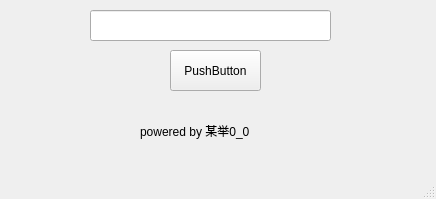
<?xml version="1.0" encoding="UTF-8"?>
<ui version="4.0">
 <class>MainWindow</class>
 <widget class="QMainWindow" name="MainWindow">
  <property name="geometry">
   <rect>
    <x>0</x>
    <y>0</y>
    <width>436</width>
    <height>199</height>
   </rect>
  </property>
  <property name="windowTitle">
   <string>MainWindow</string>
  </property>
  <widget class="QWidget" name="centralwidget">
   <widget class="QPushButton" name="pushButton">
    <property name="geometry">
     <rect>
      <x>170</x>
      <y>50</y>
      <width>91</width>
      <height>41</height>
     </rect>
    </property>
    <property name="text">
     <string>PushButton</string>
    </property>
   </widget>
   <widget class="QLineEdit" name="lineEdit">
    <property name="geometry">
     <rect>
      <x>90</x>
      <y>10</y>
      <width>241</width>
      <height>31</height>
     </rect>
    </property>
    <property name="text">
     <string/>
    </property>
   </widget>
   <widget class="QLabel" name="label">
    <property name="geometry">
     <rect>
      <x>140</x>
      <y>110</y>
      <width>151</width>
      <height>41</height>
     </rect>
    </property>
    <property name="text">
     <string>powered by 某举0_0</string>
    </property>
   </widget>
  </widget>
  <widget class="QMenuBar" name="menubar">
   <property name="geometry">
    <rect>
     <x>0</x>
     <y>0</y>
     <width>436</width>
     <height>26</height>
    </rect>
   </property>
  </widget>
  <widget class="QStatusBar" name="statusbar"/>
 </widget>
 <resources/>
 <connections/>
</ui>
